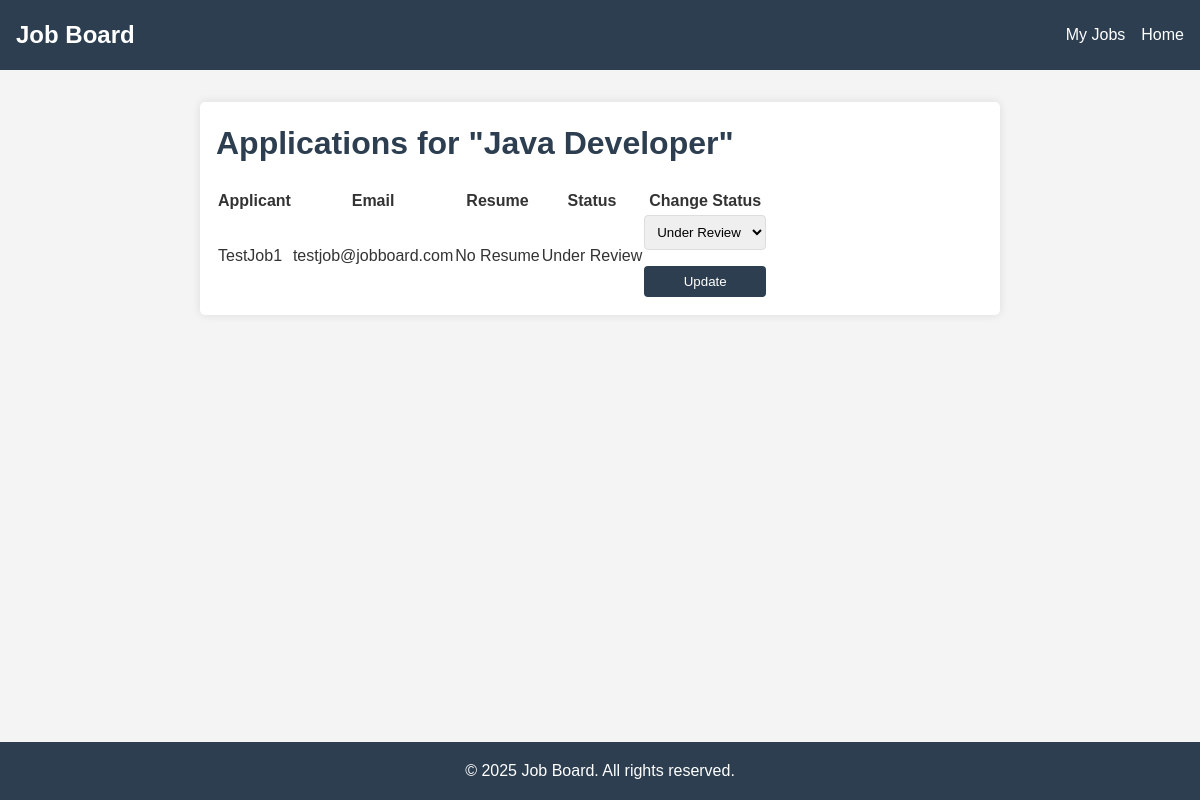
The app's page /employer/job/1/applications (signed in), older data.
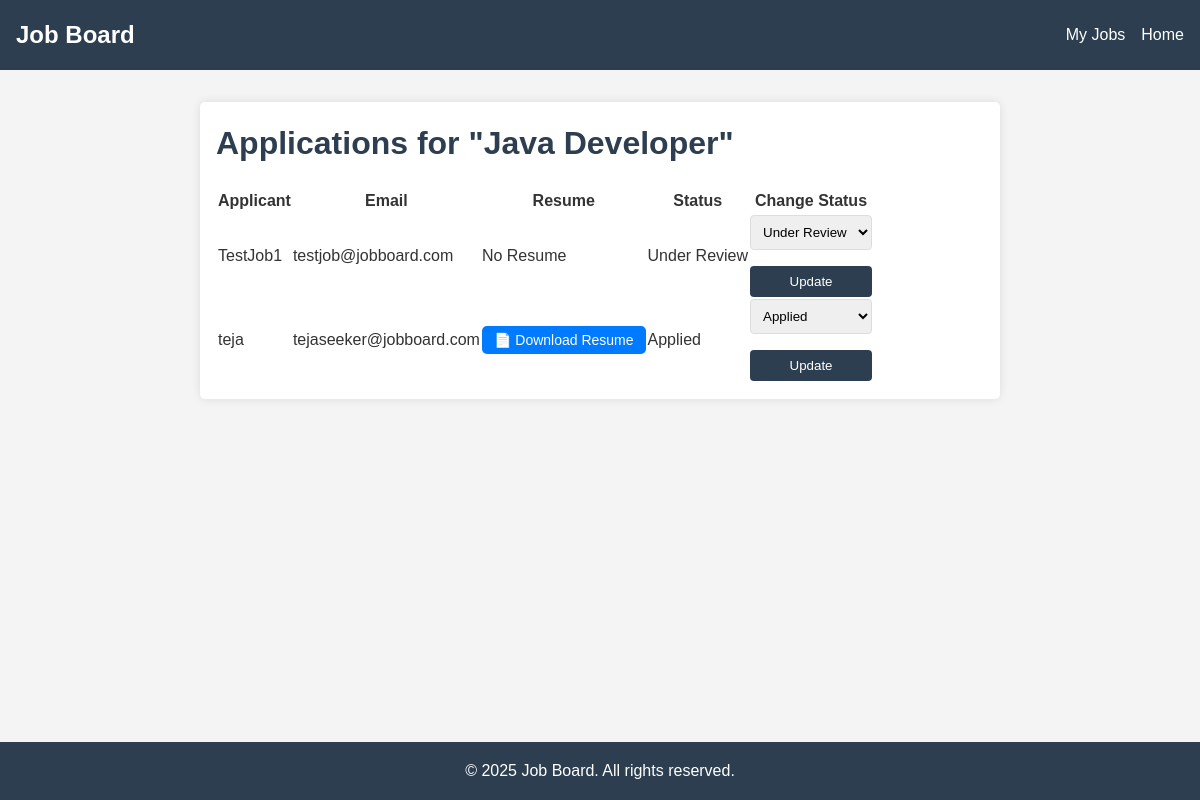
The same page, newer data.
### backend/models.py (models this page shows)
class Application(db.Model):
    __tablename__ = 'application'
    id = db.Column(db.Integer, primary_key=True)
    job_id = db.Column(db.Integer, db.ForeignKey('job.id'), nullable=False)
    seeker_id = db.Column(db.Integer, db.ForeignKey('job_seeker.id'), nullable=False)
    status = db.Column(db.String(50), default='Applied')
    job = db.relationship('Job', back_populates='applications', lazy=True)
    seeker = db.relationship('JobSeeker', back_populates='applications', lazy=True)

class JobSeeker(db.Model):
    __tablename__ = 'job_seeker'
    id = db.Column(db.Integer, primary_key=True)
    name = db.Column(db.String(100), nullable=False)
    email = db.Column(db.String(120), unique=True, nullable=False)
    password = db.Column(db.String(200), nullable=False)
    resume = db.Column(db.String(200))
    applications = db.relationship('Application', back_populates='seeker', lazy=True)

### backend/app.py (the view)
    @app.route("/employer/job/<int:job_id>/applications")
    @login_required(role="employer")
    def employer_view_applications(job_id):
        job = Job.query.get_or_404(job_id)
        if job.employer_id != session["user_id"]:
            flash("Unauthorized.", "danger")
            return redirect(url_for("employer_jobs"))
        applications = (
            Application.query.filter_by(job_id=job_id)
            .join(JobSeeker)
            .add_entity(JobSeeker)
            .all()
        )
        return render_template(
            "employer_view_applications.html",
            job=job,
            applications=applications
        )

### templates/employer_view_applications.html (shortened to what this page needs)
<!DOCTYPE html>
<html lang="en">
<head>
    <link rel="stylesheet" href="{{ url_for('static', filename='css/style.css') }}">
</head>
<body>
<nav>
    <h2>Job Board</h2>
    <ul>
        <li><a href="{{ url_for('employer_jobs') }}">My Jobs</a></li>
        <li><a href="{{ url_for('index') }}">Home</a></li>
    </ul>
</nav>
<main>
    <h1>Applications for "{{ job.title }}"</h1>
    <table>
        <thead>
        <tr>
            <th>Applicant</th>
            <th>Email</th>
            <th>Resume</th>
            <th>Status</th>
            <th>Change Status</th>
        </tr>
        </thead>
        <tbody>
        {% for app, seeker in applications %}
            <tr>
                <td>{{ seeker.name }}</td>
                <td>{{ seeker.email }}</td>
                <td>
                    {% if seeker.resume %}
                        <a href="{{ url_for('uploaded_file', filename=seeker.resume) }}"
                           class="btn-download" target="_blank">
                            📄 Download Resume
                        </a>
                    {% else %}
                        No Resume
                    {% endif %}
                </td>
                <td>{{ app.status }}</td>
                <td>
                    <form method="post"
                          action="{{ url_for('update_application_status', application_id=app.id) }}">
                        <select name="status">
                            <option value="Applied" {% if app.status=='Applied' %}selected{% endif %}>Applied</option>
                            <option value="Under Review" {% if app.status=='Under Review' %}selected{% endif %}>Under Review</option>
                        </select>
                        <button type="submit">Update</button>
                    </form>
                </td>
            </tr>
        {% endfor %}
        </tbody>
    </table>
</main>
<footer>
    <p>&copy; 2025 Job Board. All rights reserved.</p>
</footer>
</body>
</html>

Row changes from the older to the newer data that the page shows:
added Application: name "teja", email "tejaseeker@jobboard.com", status "Applied"
